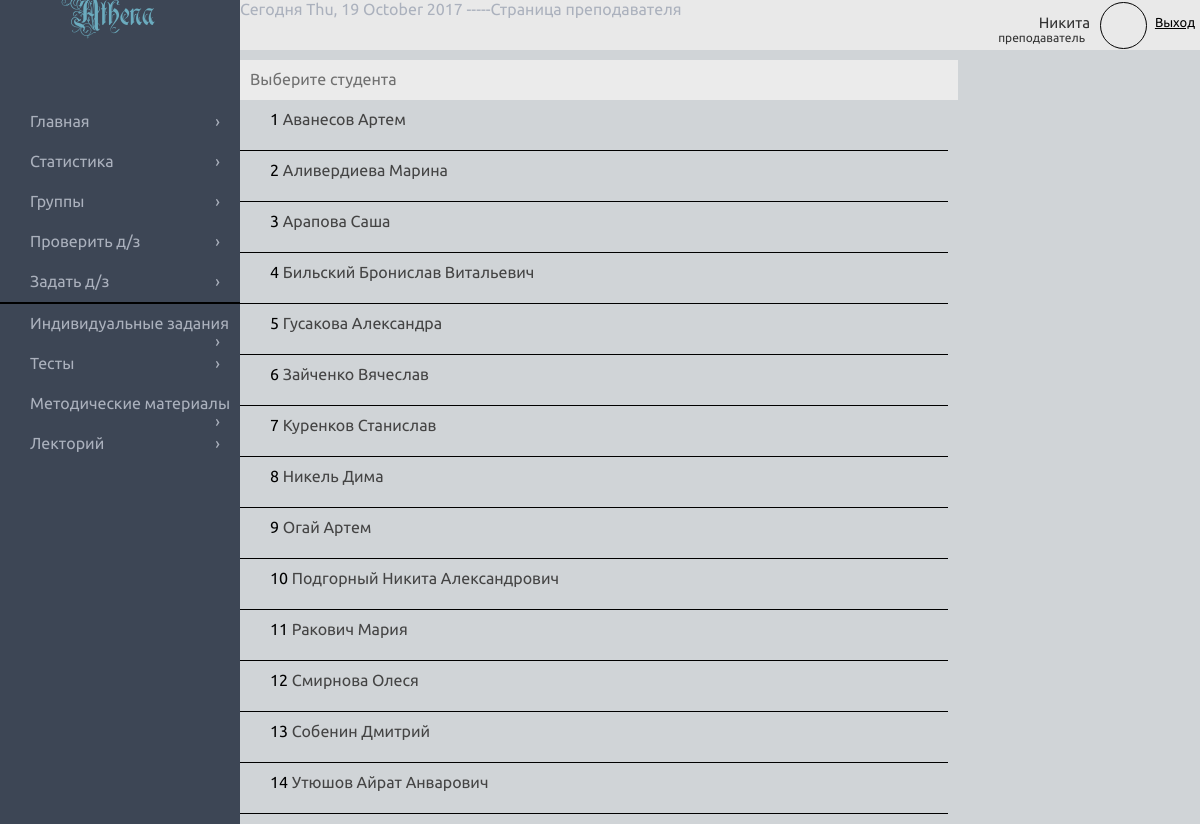
Page /athena.loc/teacher/group.php?group=5843566489b19 (signed in) on the committed database.
### tables this page shows
CREATE TABLE IF NOT EXISTS `userlist` (
  `n` int(11) NOT NULL AUTO_INCREMENT,
  `id` varchar(13) NOT NULL,
  `status` varchar(10) NOT NULL,
  `login` varchar(30) NOT NULL,
  `pass` varchar(20) NOT NULL,
  `first_name` varchar(30) NOT NULL,
  `last_name` varchar(30) NOT NULL,
  `middle_name` varchar(30) NOT NULL,
  `idGR` varchar(13) NOT NULL,
  PRIMARY KEY (`id`),
  UNIQUE KEY `n` (`n`)
);

### athena.loc/teacher/group.php (the view, shortened to what this page needs)
<!DOCTYPE html>
<html>
<head>
  <link rel="stylesheet" type="text/css" media="all" href="css/teacher_css_tmp.css" />
</head>
<body>
<?php include("blocks/SitebarL_Header.php");?>
  <div class='groupe_box'>
<?
if (isset($_GET['group'])) {$group = $_GET['group']; if ($group == '') {unset($group);} }
if(isset($group)){
  $result=mysql_query("SELECT * from userlist WHERE idGR='$group' ORDER BY last_name");
  $data=mysql_fetch_assoc($result);
  printf("<div class='title'>Выберите студента</div>");
  $i=1;
  do{
    $fio=$data['last_name']." ".$data['first_name']." ".$data['middle_name'];
    printf("<div class='group_list'>%s <a href=''>%s</a></div>",$i,$fio);
    $i++;
  }
  while ($data=mysql_fetch_assoc($result));
}
?>
  </div>
</body>
</html>

### athena.loc/teacher/blocks/SitebarL_Header.php (shortened to what this page needs)
<div id="sitebarL"><div id="logo">Athena</div>
    <div id="list">
      <div class="stl"><a href="index.php">Главная <span>&#8250;</a></span></div>
      <div class="stl"><a href="analitics.php">Статистика <span>&#8250;</a></span></div>
      <div class="stl"><a href="group.php">Группы <span>&#8250;</a></span></div>
      <div class="stl"><a href="homework.php">Проверить д/з <span>&#8250;</a></span></div>
      <div class="stl"><a href="insertdz.php">Задать д/з <span>&#8250;</a></span></div>
      <div class="line" style="width:inherit;border:1px solid black;"></div>
      <div class="stl"><a href="inddz.php">Индивидуальные задания <span>&#8250;</a></span></div>
      <div class="stl"><a href="test.php">Тесты <span>&#8250;</a></span></div>
      <div class="stl"><a href="motod.php">Методические материалы <span>&#8250;</a></span></div>
      <div class="stl"><a href="lectoriy.php">Лекторий <span>&#8250;</a></span></div>
    </div>
</div>
<div id="header">
<?
$login=$_SESSION['user']['login'];
$result=mysql_query("SELECT first_name from userlist WHERE login='$login'");
$data=mysql_fetch_assoc($result);
?>
	<? echo "Сегодня ".date(" D, j F Y");
		echo " -----Страница преподавателя";
	?>
	<div id="head_accaunt">
		<p>
			<span class="name"><? echo $data['first_name'];?></span>
			<br>
			<span class="status">преподаватель</span>
		</p>
		<a id="exit">Выход</a>
		<div id="avatar"></div>
	</div>
</div>

### athena.loc/teacher/css/teacher_css_tmp.css (style rules this page uses)
html { background-color: #D0D3D8; background-color: #e0e0e0; background-color: #D0D4D7; color:#ABB1BD; min-width: 980px; }
body { margin: 0 auto; font-family: Ubuntu, 'Arial', cursive; }
p { margin: 0; }
#logo { font-size: 30px; margin: 3px 70px; font-family: Rurintania, 'Arial', cursive; color: #6bacbf; }
#sitebarL { position: fixed; width:20%; height:100%; background-color: #3D4655; }
#sitebarL #list { margin-top: 70px; }
#sitebarL #list .stl { height: 30px; font-size: 16px; padding-left: 30px; padding-top: 10px; }
#sitebarL #list .stl a { color: #ABB1BD; text-decoration: none; }
#sitebarL #list .stl span { float: right; margin-right: 20px; }
#header { height:50px; margin-left: 20%; background-color: #E9E9E9; }
#head_accaunt { width: 300px; font-size: 10px; float: right; }
#head_accaunt p { width: 190px; float: left; text-align: right; padding-right: 10px; color:#333; padding-top: 14px; }
#head_accaunt p span.name { font-size: 15px; }
#head_accaunt p span.status { font-size: 12px; padding-right: 5px; }
#head_accaunt #exit { float: right; margin: 15px 5px 0 0; font-size: 13px; color: black; text-decoration: underline; }
#head_accaunt #avatar { width: 45px; height: 45px; border-radius: 45px; border: 1px solid black; margin-left: 200px; margin-top: 2px; }
.groupe_box { width: 59%; margin-left: 20%; padding-bottom: 10px; }
.groupe_box .title { width: 100%; height: 30px; background-color: #EBEBEB; color: #707070; font-size: 16px; padding: 10px 0 0 10px; margin-top: 10px; }
.groupe_box .group_list { height: 30px; padding: 10px 0; border-bottom:1px solid black; color:black; padding-left: 30px; }
.groupe_box .group_list a { color: #444; text-decoration: none; }

### rows in the picture
userlist: first_name "Никита", fio "Подгорный Никита Александрович"
userlist: fio "Аванесов Артем"
userlist: fio "Аливердиева Марина"
userlist: fio "Арапова Саша"
userlist: fio "Бильский Бронислав Витальевич"
userlist: fio "Гусакова Александра"
userlist: fio "Зайченко Вячеслав"
userlist: fio "Куренков Станислав"
userlist: fio "Никель Дима"
userlist: fio "Огай Артем"
userlist: fio "Ракович Мария"
userlist: fio "Смирнова Олеся"
userlist: fio "Собенин Дмитрий"
userlist: fio "Утюшов Айрат Анварович"
